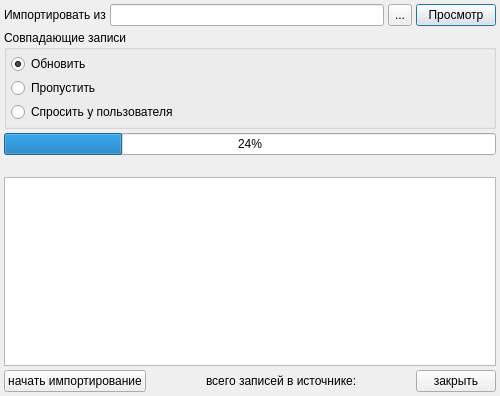
<?xml version="1.0" encoding="UTF-8"?>
<ui version="4.0">
 <class>Dialog</class>
 <widget class="QDialog" name="Dialog">
  <property name="geometry">
   <rect>
    <x>0</x>
    <y>0</y>
    <width>500</width>
    <height>396</height>
   </rect>
  </property>
  <property name="windowTitle">
   <string>Загрузка тарифов для Московской области</string>
  </property>
  <layout class="QGridLayout" name="gridLayout">
   <property name="margin">
    <number>4</number>
   </property>
   <property name="spacing">
    <number>4</number>
   </property>
   <item row="0" column="0">
    <widget class="QLabel" name="label">
     <property name="text">
      <string>Импортировать из</string>
     </property>
    </widget>
   </item>
   <item row="0" column="1">
    <widget class="QLineEdit" name="edtFileName">
     <property name="text">
      <string/>
     </property>
     <property name="readOnly">
      <bool>true</bool>
     </property>
    </widget>
   </item>
   <item row="0" column="2">
    <widget class="QToolButton" name="btnSelectFile">
     <property name="sizePolicy">
      <sizepolicy hsizetype="Fixed" vsizetype="Preferred">
       <horstretch>0</horstretch>
       <verstretch>0</verstretch>
      </sizepolicy>
     </property>
     <property name="text">
      <string>...</string>
     </property>
    </widget>
   </item>
   <item row="0" column="3">
    <widget class="QPushButton" name="btnView">
     <property name="sizePolicy">
      <sizepolicy hsizetype="Minimum" vsizetype="Preferred">
       <horstretch>0</horstretch>
       <verstretch>0</verstretch>
      </sizepolicy>
     </property>
     <property name="text">
      <string>Просмотр</string>
     </property>
    </widget>
   </item>
   <item row="1" column="0" colspan="4">
    <widget class="QGroupBox" name="gbDublicates">
     <property name="title">
      <string>Совпадающие записи</string>
     </property>
     <layout class="QVBoxLayout" name="verticalLayout">
      <property name="spacing">
       <number>4</number>
      </property>
      <property name="margin">
       <number>4</number>
      </property>
      <item>
       <widget class="QRadioButton" name="chkUpdate">
        <property name="text">
         <string>Обновить</string>
        </property>
        <property name="checked">
         <bool>true</bool>
        </property>
       </widget>
      </item>
      <item>
       <widget class="QRadioButton" name="chkSkip">
        <property name="text">
         <string>Пропустить</string>
        </property>
       </widget>
      </item>
      <item>
       <widget class="QRadioButton" name="chkAskUser">
        <property name="text">
         <string>Спросить у пользователя</string>
        </property>
       </widget>
      </item>
     </layout>
    </widget>
   </item>
   <item row="2" column="0" colspan="4">
    <widget class="QProgressBar" name="progressBar">
     <property name="value">
      <number>24</number>
     </property>
     <property name="orientation">
      <enum>Qt::Horizontal</enum>
     </property>
    </widget>
   </item>
   <item row="3" column="0" colspan="4">
    <widget class="QLabel" name="statusLabel">
     <property name="text">
      <string/>
     </property>
    </widget>
   </item>
   <item row="4" column="0" colspan="4">
    <widget class="QTextBrowser" name="log"/>
   </item>
   <item row="5" column="0" colspan="4">
    <layout class="QHBoxLayout" name="horizontalLayout">
     <property name="spacing">
      <number>4</number>
     </property>
     <item>
      <widget class="QPushButton" name="btnImport">
       <property name="text">
        <string>начать импортирование</string>
       </property>
      </widget>
     </item>
     <item>
      <spacer>
       <property name="orientation">
        <enum>Qt::Horizontal</enum>
       </property>
       <property name="sizeHint" stdset="0">
        <size>
         <width>40</width>
         <height>20</height>
        </size>
       </property>
      </spacer>
     </item>
     <item>
      <widget class="QLabel" name="labelNum">
       <property name="text">
        <string>всего записей в источнике:</string>
       </property>
      </widget>
     </item>
     <item>
      <spacer>
       <property name="orientation">
        <enum>Qt::Horizontal</enum>
       </property>
       <property name="sizeHint" stdset="0">
        <size>
         <width>40</width>
         <height>20</height>
        </size>
       </property>
      </spacer>
     </item>
     <item>
      <widget class="QPushButton" name="btnClose">
       <property name="text">
        <string>закрыть</string>
       </property>
      </widget>
     </item>
    </layout>
   </item>
  </layout>
 </widget>
 <tabstops>
  <tabstop>edtFileName</tabstop>
  <tabstop>btnSelectFile</tabstop>
  <tabstop>btnView</tabstop>
  <tabstop>chkUpdate</tabstop>
  <tabstop>chkSkip</tabstop>
  <tabstop>chkAskUser</tabstop>
  <tabstop>log</tabstop>
  <tabstop>btnImport</tabstop>
  <tabstop>btnClose</tabstop>
 </tabstops>
 <resources/>
 <connections/>
</ui>
